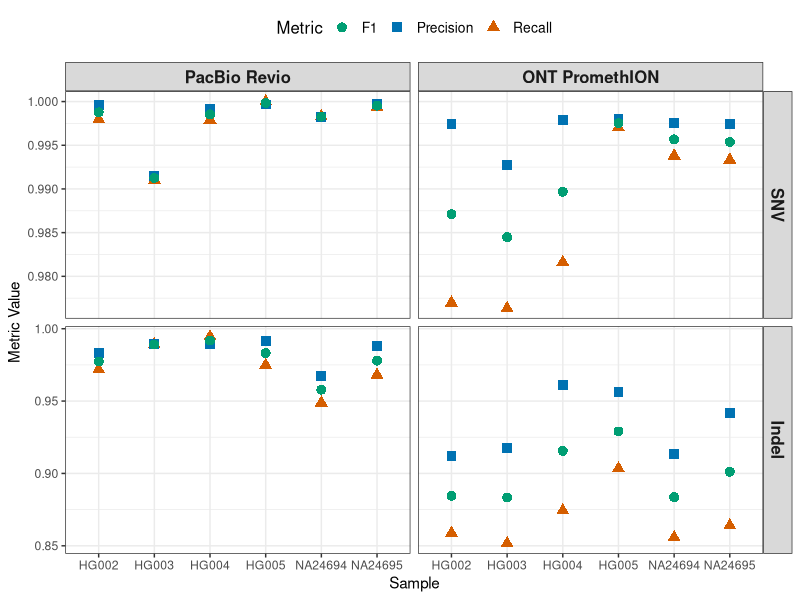
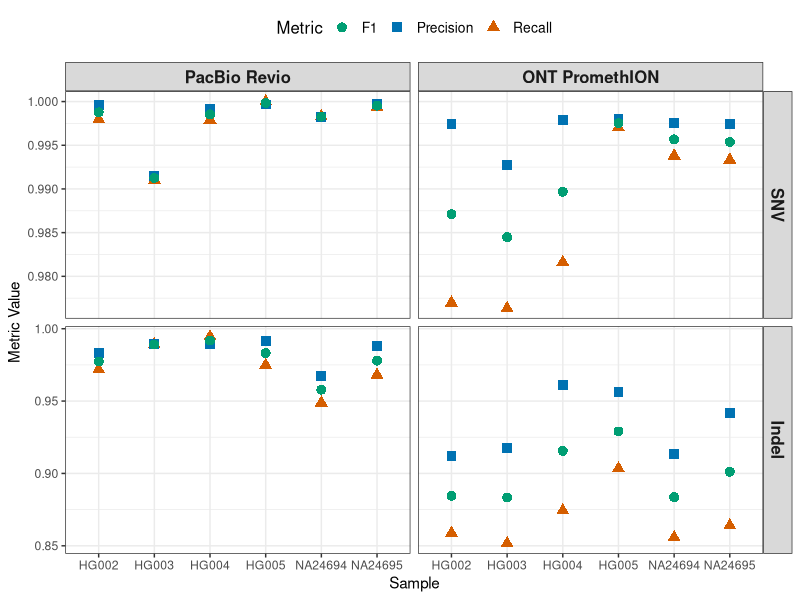
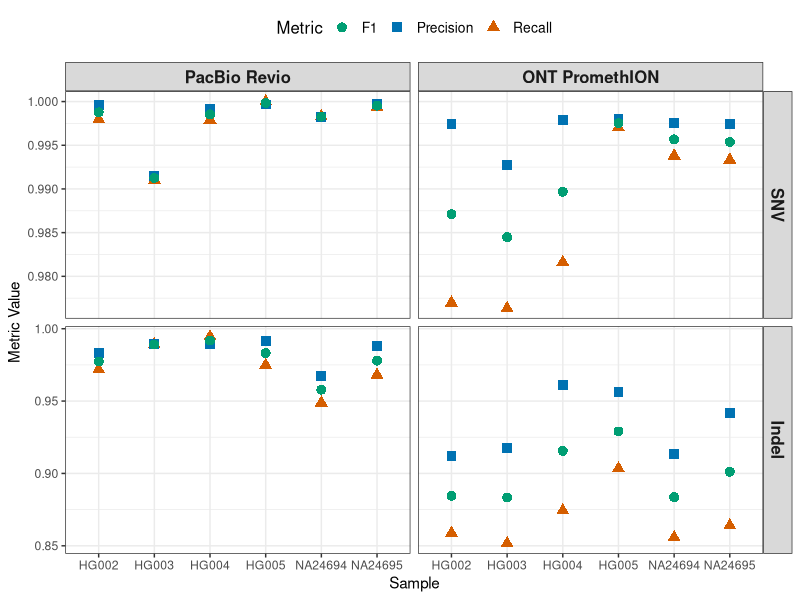

Recreate these plots in R, in order.
# Load necessary libraries
library(ggplot2)
library(tidyr)
library(dplyr)

# Set working directory
setwd("/Users/matt/Documents/GitHub/mhc/scripts/visualizations/concordance/")

# Read the CSV file
data <- read.csv("concordance_results.csv", header = TRUE, stringsAsFactors = FALSE)
head(data)

# Clean up the numeric columns (if necessary)
data$recall <- as.numeric(gsub("[^0-9.]", "", data$recall))
data$precision <- as.numeric(gsub("[^0-9.]", "", data$precision))
data$f1 <- as.numeric(gsub("[^0-9.]", "", data$f1))

# Rename 'type' and 'platform' variables directly
data$type[data$type == "snp"] <- "SNV"
data$type[data$type == "indel"] <- "Indel"

data$platform[data$platform == "revio"] <- "PacBio Revio"
data$platform[data$platform == "promethion"] <- "ONT PromethION"

# Reorder the levels of `type` and `platform`
data$type <- factor(data$type, levels = c("SNV", "Indel")) # SNV on top
data$platform <- factor(data$platform, levels = c("PacBio Revio", "ONT PromethION")) # PacBio Revio on left

# Reshape the data to long format
data_long <- data %>%
  pivot_longer(cols = c(recall, precision, f1),
               names_to = "metric",
               values_to = "value")

# Standardize the names of `metric`
data_long$metric <- recode(data_long$metric,
                           recall = "Recall",
                           precision = "Precision",
                           f1 = "F1")  # Ensure consistent naming

# Define a color-blind-friendly palette
cb_palette <- c("Recall" = "#D55E00", "Precision" = "#0072B2", "F1" = "#009E73")

# Map specific shapes to each metric
shape_mapping <- c("Recall" = 17, "Precision" = 15, "F1" = 16) # Triangle, square, and circle

# Plot the data
figure <- ggplot(data_long, aes(x = sample, y = value, shape = metric, color = metric, group = metric)) +
  geom_point(size = 3) +
  facet_grid(type ~ platform, scales = "free_y") + # Facet using reordered variables
  theme_bw() +
  labs(
    x = "Sample",
    y = "Metric Value",
    shape = "Metric",
    color = "Metric"
  ) +
  scale_shape_manual(values = shape_mapping) +
  scale_color_manual(values = cb_palette) + # Apply color-blind-friendly palette
  theme(
    axis.text.x = element_text(hjust = 0.5),
    strip.text = element_text(size = 12, face = "bold"),
    legend.title = element_text(size = 12),
    legend.text = element_text(size = 10),
    legend.position = "top"
  )

# Display the plot
figure

ggsave(filename = "concordance.pdf", plot = figure)
ggsave(filename = "concordance.png", plot = figure)

